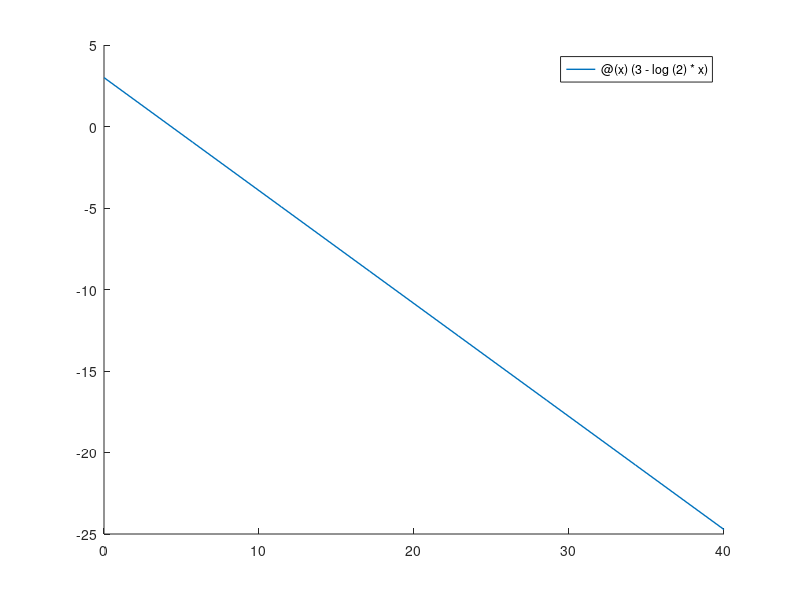

This figure's MATLAB source: (Note: this script raises an error after producing the figure.)
% Plot the line y = 3?(ln 2)n, treating n as a continuous variable

g = @(x)(3 -log(2)*x); hold on
fplot(g,[0,40],'LineWidth',1); 

% Make a plot of ln(|an ?a|) vs n

n = 1:40;
y = log(abs(an_stored(40)-3));
plot(n,y);

% Add labels, title, and legend
xlabel('n','FontSize',16); 
ylabel('y','FontSize',16); 
title('Convergence of an','FontSize',16); 
legend('3 -log(2)*x','ln(|an-a|)'); 